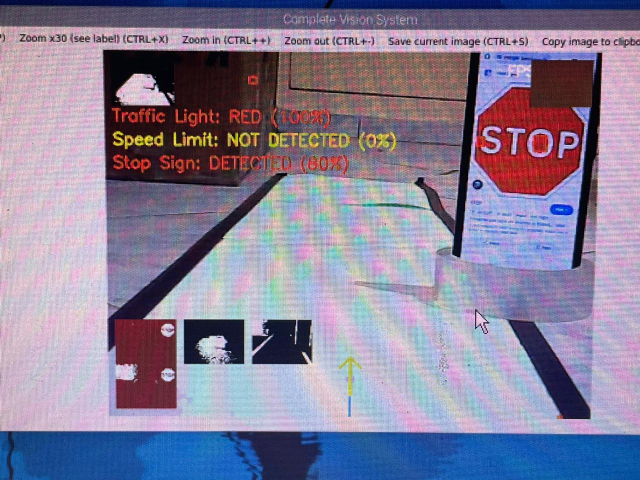
#> input picture OpenCV_detection.jpeg, 1280 x 960 px, given in place of the camera (shown at 1/2 size)
$ python partial_stop_sign_detection.py
#> lines starting #> are read from the running program, lines starting #| are printed output that depends on the picture; after the words box and inside, x2 and y2 are one past the last pixel; in counts of white or black regions, pixels touching at a corner belong together
#!/usr/bin/env python3
"""
Partial Stop Sign Detection System
Uses shape detection and color filtering to identify partially visible stop signs
"""

import cv2
import numpy as np
import time
import os

class StopSignDetector:
    def __init__(self, camera_id=0, resolution=(640, 480)):
        """Initialize the stop sign detector"""
#> in run, frame is the input picture: shape (960, 1280, 3); mean B, G, R 153.8, 128.6, 136.1
        self.camera = cv2.VideoCapture(camera_id)
        self.camera.set(cv2.CAP_PROP_FRAME_WIDTH, resolution[0])
        self.camera.set(cv2.CAP_PROP_FRAME_HEIGHT, resolution[1])

        # Performance tracking
        self.fps = 0
        self.frame_count = 0
        self.start_time = time.time()

        # Stop sign detection parameters
        # Red color mask (cover both ends of hue)
        self.stop_red_lower1 = np.array([0, 70, 50])
        self.stop_red_upper1 = np.array([10, 255, 255])
        self.stop_red_lower2 = np.array([170, 70, 50])
        self.stop_red_upper2 = np.array([180, 255, 255])

        # Stop sign state tracking
        self.sign_detected = False
        self.detection_history = []
        self.history_length = 5  # Number of frames to keep in history
        self.detection_confidence = 0

        print("Stop Sign Detector Initialized")
        print(f"Camera resolution: {resolution}")

    def preprocess_frame(self, frame):
        """Apply preprocessing to improve detection quality"""
        # Apply slight Gaussian blur to reduce noise
        blurred = cv2.GaussianBlur(frame, (5, 5), 0)

        # Enhance contrast using CLAHE
        lab = cv2.cvtColor(blurred, cv2.COLOR_BGR2LAB)
#> lab: shape (960, 1280, 3); mean of channels 0, 1, 2 140.3, 138.4, 116.7
        l, a, b = cv2.split(lab)
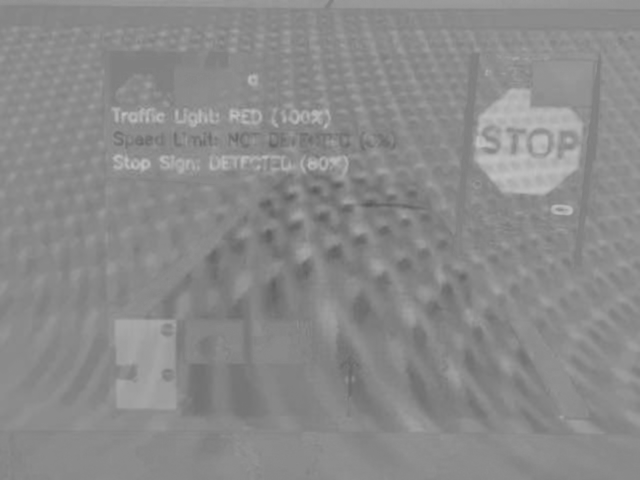
#> a: shape (960, 1280) (shown at 1/2 size); min 90, max 194, mean 138.4
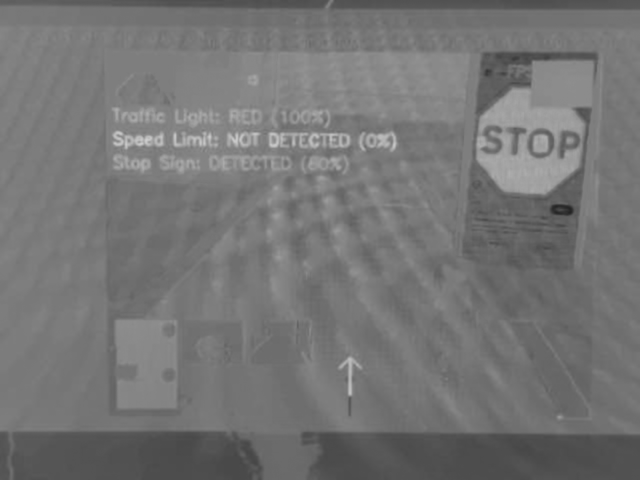
#> b: shape (960, 1280) (shown at 1/2 size); min 34, max 206, mean 116.7
        clahe = cv2.createCLAHE(clipLimit=3.0, tileGridSize=(8, 8))
        cl = clahe.apply(l)
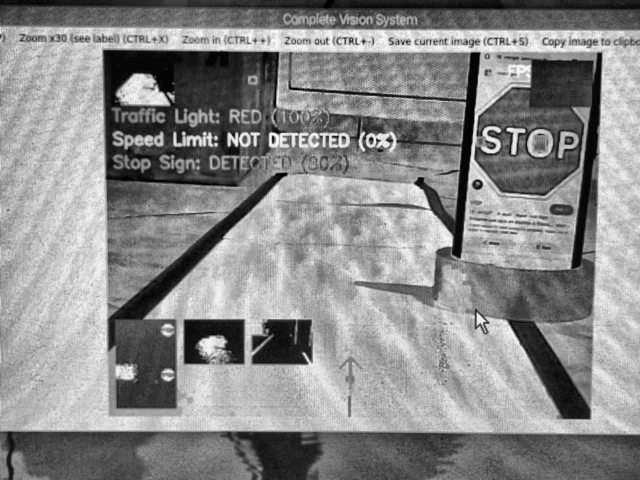
#> cl: shape (960, 1280) (shown at 1/2 size); min 0, max 251, mean 138.6
        enhanced_lab = cv2.merge((cl, a, b))
#> enhanced_lab: shape (960, 1280, 3); mean of channels 0, 1, 2 138.6, 138.4, 116.7
        enhanced = cv2.cvtColor(enhanced_lab, cv2.COLOR_LAB2BGR)

        return enhanced

    def detect_stop_sign(self, frame):
        """Detect partial stop signs in the frame with relaxed parameters"""
        # Preprocess the frame
        enhanced = self.preprocess_frame(frame)

        output = enhanced.copy()
        hsv = cv2.cvtColor(enhanced, cv2.COLOR_BGR2HSV)
#> hsv: shape (960, 1280, 3); mean H, S, V 120.5, 84.4, 162.8

        # Red color mask
        mask1 = cv2.inRange(hsv, self.stop_red_lower1, self.stop_red_upper1)
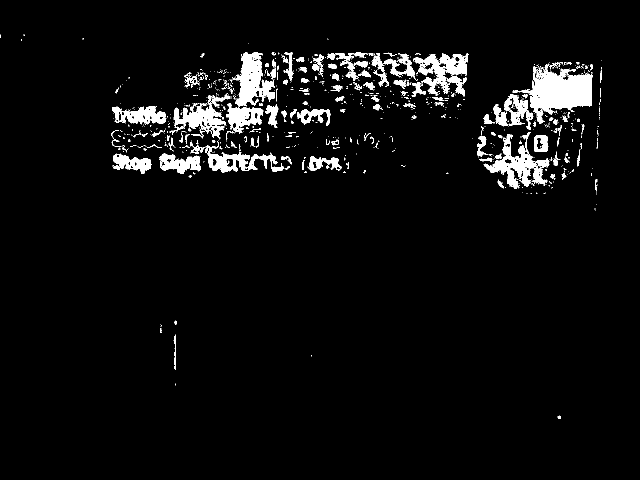
#> mask1: shape (960, 1280) (shown at 1/2 size); 4.7% white; 864 white regions (717 under 20 px), largest, box (x1, y1, x2, y2) and area: (1025, 128, 1185, 248) 8736, (452, 105, 550, 267) 6807, (967, 264, 1099, 378) 4793
        mask2 = cv2.inRange(hsv, self.stop_red_lower2, self.stop_red_upper2)
#> mask2: shape (960, 1280); 5% white; 621 white regions (470 under 20 px), largest, box (x1, y1, x2, y2) and area: (231, 639, 353, 817) 17987, (952, 172, 1170, 390) 16698, (349, 132, 483, 266) 7390
        red_mask = cv2.bitwise_or(mask1, mask2)
#> red_mask: shape (960, 1280); 9.7% white; 467 white regions (347 under 20 px), largest, box (x1, y1, x2, y2) and area: (952, 122, 1187, 390) 37664, (221, 104, 551, 281) 25027, (231, 639, 353, 817) 18221

        kernel = cv2.getStructuringElement(cv2.MORPH_ELLIPSE, (5,5))
        red_mask = cv2.morphologyEx(red_mask, cv2.MORPH_CLOSE, kernel)
#> red_mask: shape (960, 1280); 10.3% white; 221 white regions (157 under 20 px), largest, box (x1, y1, x2, y2) and area: (952, 122, 1187, 390) 37878, (221, 104, 558, 300) 29153, (231, 639, 353, 817) 18282
        red_mask = cv2.morphologyEx(red_mask, cv2.MORPH_OPEN, kernel)
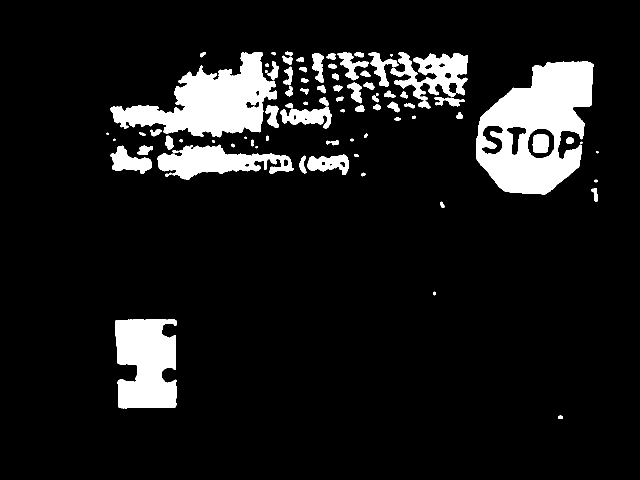
#> red_mask: shape (960, 1280) (shown at 1/2 size); 9.9% white; 85 white regions (6 under 20 px)

        contours, _ = cv2.findContours(red_mask, cv2.RETR_EXTERNAL, cv2.CHAIN_APPROX_SIMPLE)
#> contours = 84 contours, 12 with area under 20; largest, box (x1, y1, x2, y2) and area: (952, 122, 1187, 390) 42294, (221, 104, 554, 275) 26392, (231, 639, 353, 817) 17833, (315, 289, 588, 360) 9618, (781, 104, 936, 201) 7385

        # Current frame detection status
        current_detection = False

        for cnt in contours:
            area = cv2.contourArea(cnt)
            if area < 1000:  # Reduced minimum area for better detection
                continue

            peri = cv2.arcLength(cnt, True)
            approx = cv2.approxPolyDP(cnt, 0.02 * peri, True)

            # Accept polygons with 5 to 8 sides (partial octagons)
            if 5 <= len(approx) <= 8:
                x, y, w, h = cv2.boundingRect(approx)
                aspect_ratio = float(w) / h

                # Relaxed aspect ratio check (stop sign roughly square)
                if 0.6 <= aspect_ratio <= 1.4:
                    hull = cv2.convexHull(cnt)
                    hull_area = cv2.contourArea(hull)
                    solidity = float(area) / hull_area if hull_area != 0 else 0

                    # Relaxed solidity check
                    if solidity >= 0.75:
                        cv2.drawContours(output, [approx], -1, (0, 255, 0), 4)
                        cv2.putText(output, "STOP SIGN", (x, y - 15),
                                    cv2.FONT_HERSHEY_SIMPLEX, 0.8, (0, 255, 0), 3)

                        # Add confidence percentage
                        confidence_text = f"{int(self.detection_confidence * 100)}%"
                        cv2.putText(output, confidence_text, (x, y + h + 20),
                                   cv2.FONT_HERSHEY_SIMPLEX, 0.5, (255, 255, 255), 1)

                        # Mark as detected in this frame
                        current_detection = True
#> this loop made 84 passes
#> (area, peri, x, y, w, h, aspect_ratio) on pass 16: (2320, 270, 221, 291, 83, 57, 1.46)
#> area on passes 1, 3, 4, 5, 7, 8: 45, 22, 54.5, 155.5, 35.5, 34.5

        # Update detection history
        self.detection_history.append(current_detection)
        if len(self.detection_history) > self.history_length:
            self.detection_history.pop(0)

        # Apply temporal filtering (majority vote)
        if self.detection_history:
            # Count occurrences of detection
            detection_count = sum(self.detection_history)

            # Calculate confidence
            self.detection_confidence = detection_count / len(self.detection_history)

            # Update detection state if confidence is high enough
            if self.detection_confidence > 0.6:  # More than 60% of recent frames show detection
                self.sign_detected = True
            else:
                self.sign_detected = False

        # Add stop sign detection status
        status_text = "DETECTED" if self.sign_detected else "NOT DETECTED"
        confidence_text = f"{int(self.detection_confidence * 100)}%" if self.detection_history else "0%"
        cv2.putText(output, f"Stop Sign: {status_text} ({confidence_text})", (10, 30),
                   cv2.FONT_HERSHEY_SIMPLEX, 0.7, (0, 0, 255), 2)
#> output: shape (960, 1280, 3); mean B, G, R 151.8, 127.1, 135

        # Show the mask in corner
        h, w = frame.shape[:2]
#> h = 960; w = 1280
        mask_size = (80, 60)

        red_small = cv2.resize(cv2.cvtColor(red_mask, cv2.COLOR_GRAY2BGR), mask_size)
        red_small[:,:,2] = np.maximum(red_small[:,:,2], 100)  # Add red tint
        output[h-70:h-10, 10:10+mask_size[0]] = red_small
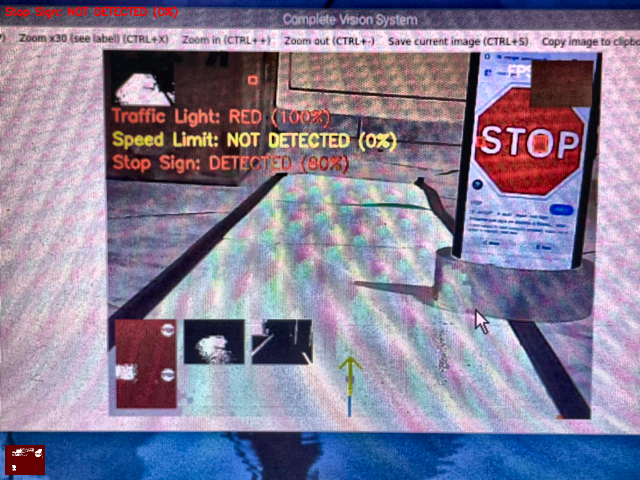
#> output: shape (960, 1280, 3) (shown at 1/2 size); mean B, G, R 151.3, 126.9, 135.3

        return output, red_mask

    def run(self):
        """Run the stop sign detection loop"""
        try:
            while True:
                # Capture frame
                ret, frame = self.camera.read()
                if not ret:
                    print("Failed to capture frame")
                    break

                # Process frame
                result, red_mask = self.detect_stop_sign(frame)

                # Calculate FPS
                self.frame_count += 1
                elapsed_time = time.time() - self.start_time
                if elapsed_time > 1:
                    self.fps = self.frame_count / elapsed_time
                    self.frame_count = 0
                    self.start_time = time.time()

                # Add FPS counter
                cv2.putText(result, f"FPS: {self.fps:.1f}",
                           (result.shape[1] - 120, 30),
                           cv2.FONT_HERSHEY_SIMPLEX, 0.6, (255, 255, 255), 2)
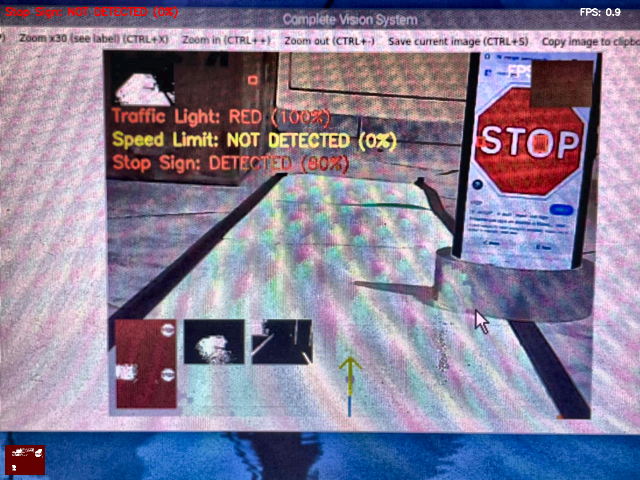
#> result: shape (960, 1280, 3) (shown at 1/2 size); 0.04% of pixels changed, all inside (x1, y1, x2, y2) = (1161, 16, 1241, 32)

                # Display the resulting frame
                cv2.imshow('Stop Sign Detection', result)

                # Break on ESC key
                if cv2.waitKey(1) == 27:
#> (key Esc is pressed here)
                    break

        except KeyboardInterrupt:
            print("Interrupted by user")

        finally:
            # Clean up
            self.camera.release()
            cv2.destroyAllWindows()
            print("Stop Sign Detection Stopped")

if __name__ == "__main__":
    print("Partial Stop Sign Detection")
    print("Press ESC to exit")
    detector = StopSignDetector()
    detector.run()
